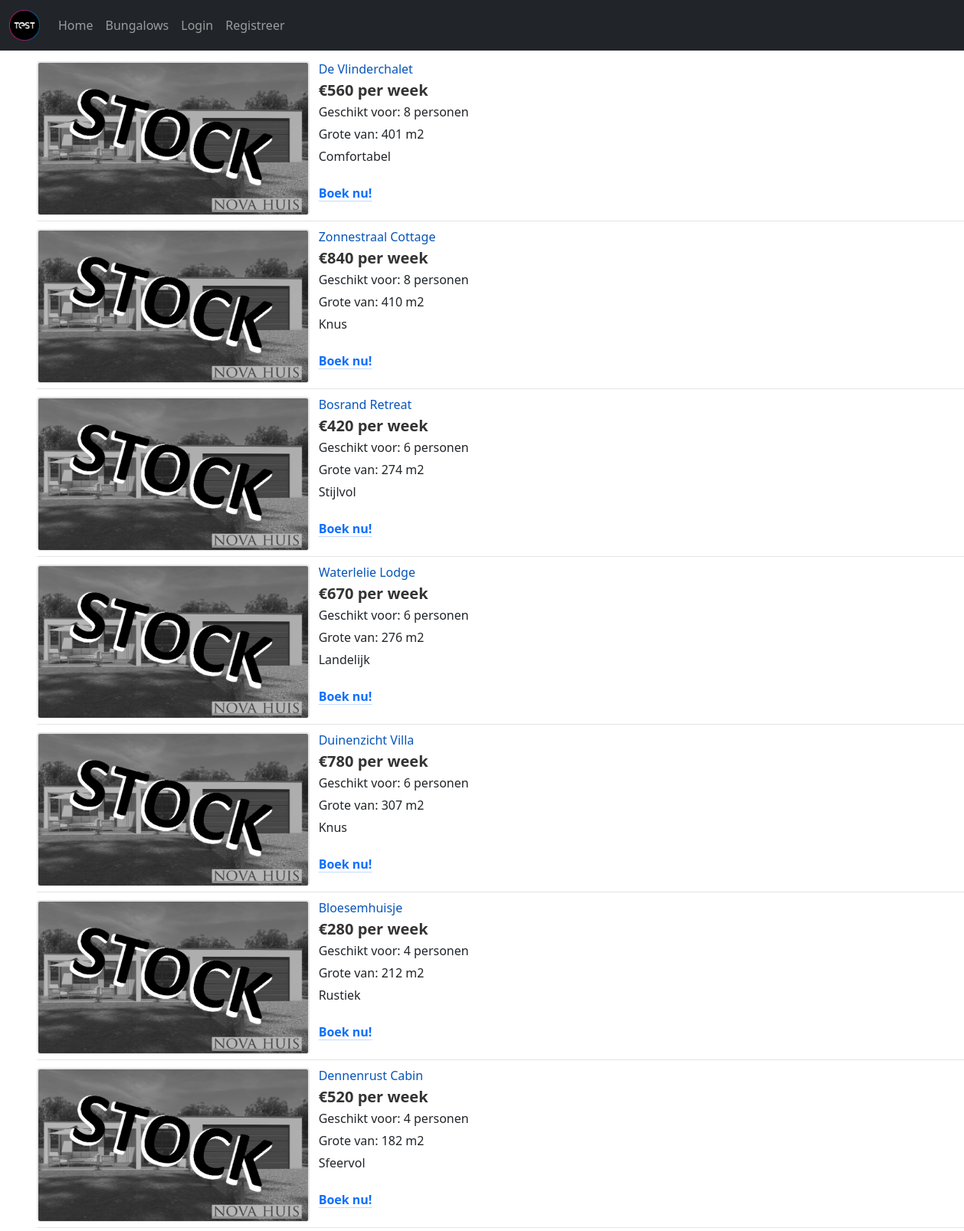
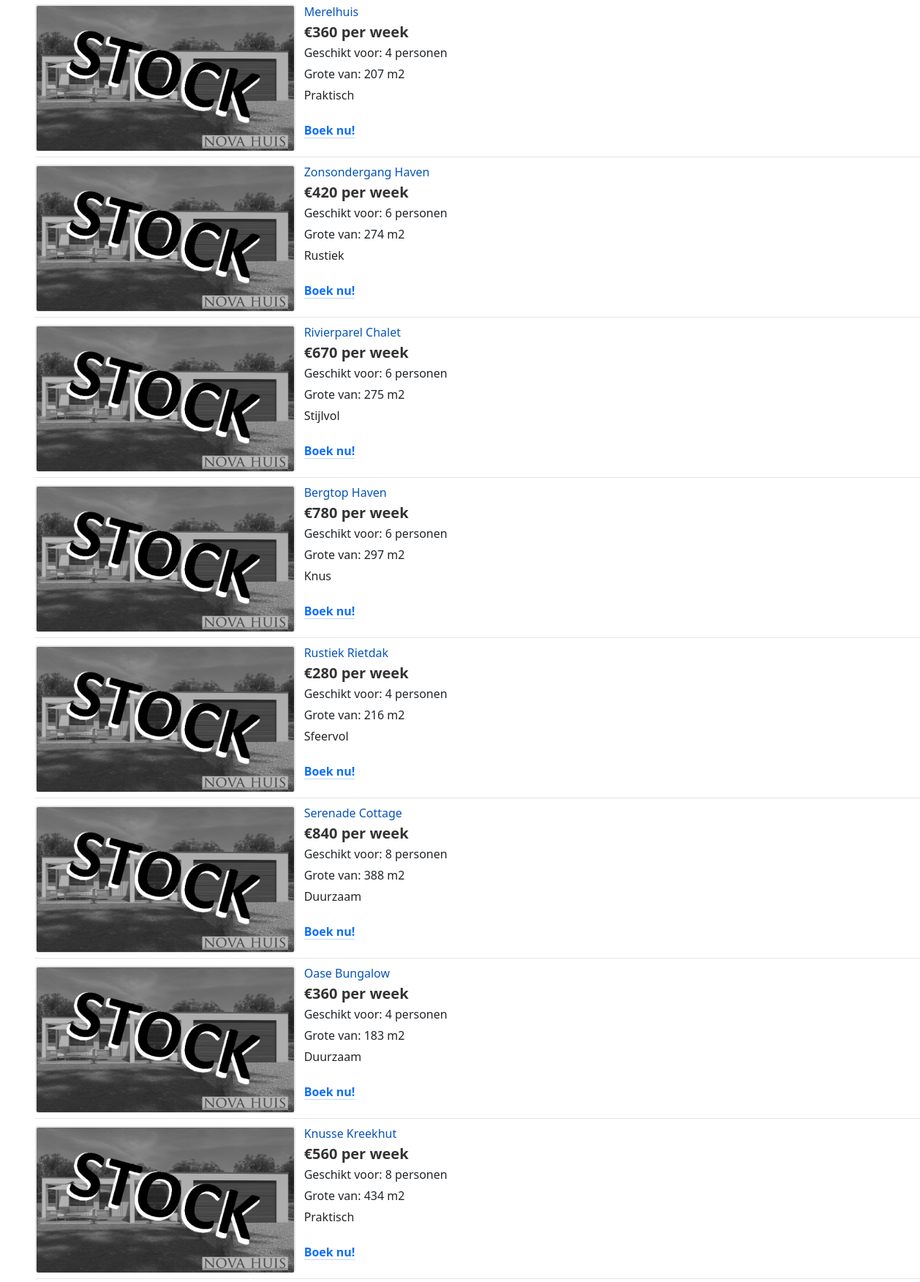
The page /bungalows (upper part) on the database its author committed (2 pictures, top to bottom).
### Project/models.py (models this page shows, shortened)
class bungalow_data(db.Model):
    __tablename__ = 'bungalow_data'
    id = db.Column(db.Integer, primary_key=True)
    naam = db.Column(db.String(64))
    type_id = db.Column(db.Integer, db.ForeignKey("bungalow_types.id"))

class bungalow_types(db.Model):
    __tablename__ = 'bungalow_types'
    id = db.Column(db.Integer, primary_key=True)
    aantal = db.Column(db.Integer)
    prijs = db.Column(db.Integer)

### app.py (the view)
@app.route('/bungalows', methods=["GET"])
def bungalows():
    bungalow_lijst = []
    bungalow = db.session.query(bungalow_data, bungalow_types).join(bungalow_types).all()
    if not bungalow:
        populate()
        flash("De database is weer gevuld, herlaad de pagina als je niks ziet!", "error")
        redirect(url_for("bungalows"))
    for data, types in bungalow:
        bungalow_dat = {"img": "/static/img/stock.png", "title": data.naam, "prijs": types.prijs,
                        "aantal_pers": types.aantal, "grote": randint(types.aantal * 45, types.aantal * 55),
                        "opmerking": choice(["Knus", "Sfeervol", "Comfortabel", "Rustiek", "Modern", "Landelijk",
                                             "Praktisch", "Gezellig", "Stijlvol", "Duurzaam"]), "id": data.id}
        bungalow_lijst.append(bungalow_dat)
    return render_template("booking/bungalows.html", bungalow_data=bungalow_lijst)

### Project/templates/booking/bungalows.html (shortened to what this page needs)
{% extends "base.html" %}
{% block css %}
<link href="/static/css/style.css" rel="stylesheet">
<link href="/static/css/booking.css" rel="stylesheet">
{% endblock %}
{% block content %}
{% include 'attributes/navbar.html' %}
<div id="main">
    {% for bungalow in bungalow_data %}
    <div class="product">
        <div class="product_img"><img src="{{ bungalow.img }}"></div>
        <div class="product_content">
            <div class="product_title"><a href="/boek/{{ bungalow.id }}">{{ bungalow.title }}</a></div>
            <div class="product_info">
                <div class="product_price">€{{ bungalow.prijs }} per week</div>
                <div class="product_info">Geschikt voor: {{ bungalow.aantal_pers }} personen</div>
                <div class="product_info">Grote van: {{ bungalow.grote }} m2</div>
                <div class="product_info">{{ bungalow.opmerking }}</div>
            </div>
            <div class="booking_button"><br>
                <a href="/boek/{{ bungalow.id }}" class="link-primary link-offset-2 link-underline-opacity-25 link-underline-opacity-100-hover">Boek nu!</a>
            </div>
        </div>
    </div>
    {% endfor %}
</div>
{% include 'attributes/footer.html' %}
{% endblock %}

### Project/static/css/style.css (style rules this page uses)
body { font-family: 'Alegreya Sans', sans-serif; }
#main { margin-top:80px; min-height:65vh; height: auto; }

### Project/static/css/booking.css (style rules this page uses)
*, html { padding: 0; margin: 0; }
body { padding: 0; margin: 0; background: #fff; color: #000; font-size: 15px; font-family: Arial; }
.product { display: flex; margin-left: 48px; width: 100%; padding-bottom: 8px; margin-bottom:10px; border-bottom: 1px solid #e4e4e4; }
.product_content { margin-left: 12px; width: 552px; text-align: left; }
.product_img { width: auto; height: 200px; border-radius: 3px; border: 1px solid #e4e4e4; }
.product_img img { width: auto; height: 200px; border-radius: 3px; border: 1px solid #e4e4e4; }
.product_title { margin-top: -2px; text-align: left; color: #0654ba; }
.product_title a { font-weight: normal; font-size: 16px; color: #0654ba; text-decoration: none; }
.product_info { margin-top: 5px; width: 275px; height: auto; background: #fff; }
.product_price { font-size: 20px; font-weight: bold; color: #333; line-height: 1.1; }
.booking_button a { width: 120px; height: 50px; margin-top: 6px; font-size: 16px; font-weight: bold; }

### rows shown on the page
bungalow_data: title "De Vlinderchalet", prijs "560", aantal_pers "8", grote "401", opmerking "Comfortabel"
bungalow_data: title "Zonnestraal Cottage", prijs "840", aantal_pers "8", grote "410", opmerking "Knus"
bungalow_data: title "Bosrand Retreat", prijs "420", aantal_pers "6", grote "274", opmerking "Stijlvol"
bungalow_data: title "Waterlelie Lodge", prijs "670", aantal_pers "6", grote "276", opmerking "Landelijk"
bungalow_data: title "Duinenzicht Villa", prijs "780", aantal_pers "6", grote "307", opmerking "Knus"
bungalow_data: title "Bloesemhuisje", prijs "280", aantal_pers "4", grote "212", opmerking "Rustiek"
bungalow_data: title "Dennenrust Cabin", prijs "520", aantal_pers "4", grote "182", opmerking "Sfeervol"
bungalow_data: title "Merelhuis", prijs "360", aantal_pers "4", grote "207", opmerking "Praktisch"
bungalow_data: title "Zonsondergang Haven"
bungalow_types: prijs "420"
bungalow_data: title "Rivierparel Chalet"
bungalow_types: prijs "670"
bungalow_data: title "Bergtop Haven"
bungalow_types: prijs "780"
bungalow_data: title "Rustiek Rietdak"
bungalow_types: prijs "280"
bungalow_data: title "Serenade Cottage"
bungalow_types: prijs "840"
bungalow_data: title "Oase Bungalow"
bungalow_types: prijs "360"
bungalow_data: title "Knusse Kreekhut"
bungalow_types: prijs "560"

### other values the page prints
{{ bungalow.aantal_pers }} "6" "6" "6" "4" "8" "4" "8"
{{ bungalow.grote }} "274" "275" "297" "216" "388" "183" "434"
{{ bungalow.opmerking }} "Rustiek" "Stijlvol" "Knus" "Sfeervol" "Duurzaam" "Duurzaam" "Praktisch"
